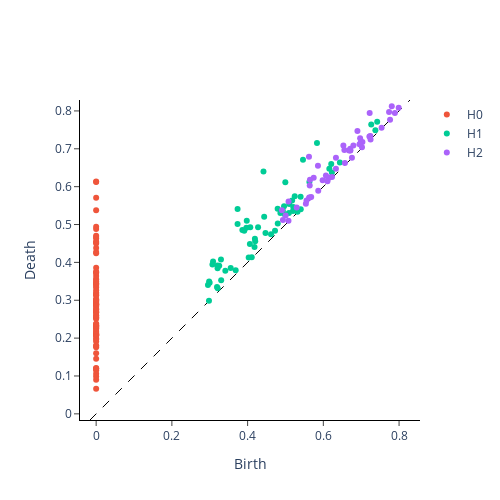

Notebook cell for this chart:
### Code cell
#sample 0-19
sample=13
VR.plot(dms_controls, sample=sample)
